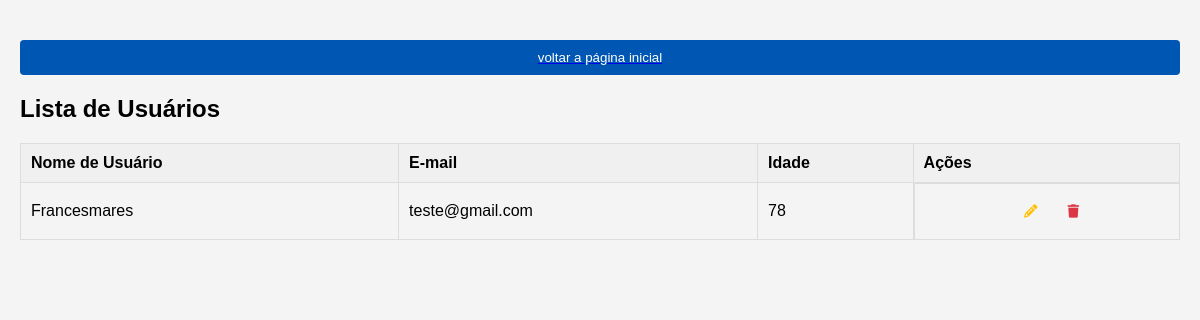
Page /USUARIOS/ on the earlier database version.
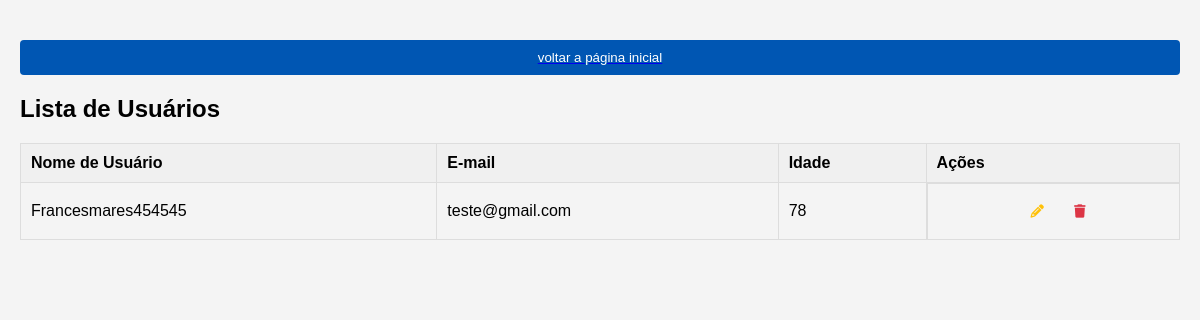
Same page on the later database version.
### CRUDapp/models.py (models this page shows, shortened)
class Usuario(models.Model):
    username = models.CharField(max_length = 255)
    email = models.EmailField(max_length = 255)
    senha = models.CharField(max_length = 255)
    idade = models.IntegerField()

### CRUDapp/views.py (the view)
# urls.py: path('USUARIOS/',views.viewusers,name='users'),
def viewusers(request):
    usuario = Usuario.objects.all()
    return render(request,'users.html',{'contexto':usuario})

### CRUDapp/templates/users.html (shortened to what this page needs)
<!DOCTYPE html>
<html lang="pt-br">
<head>
    <link rel="stylesheet" href="https://cdnjs.cloudflare.com/ajax/libs/font-awesome/6.1.1/css/all.min.css">
</head>
<body>
    <a href="{% url 'home' %}"><button>voltar a página inicial</button></a>
    <h2>Lista de Usuários</h2>
    <table>
        <thead>
            <tr>
                <th>Nome de Usuário</th>
                <th>E-mail</th>
                <th>Idade</th>
                <th>Ações</th>
            </tr>
        </thead>
        <tbody>
            {% for users in contexto %}
            <tr>
                <td>{{ users.username }}</td>
                <td>{{ users.email }}</td>
                <td>{{ users.idade }}</td>
                <td class="action-buttons">
                    <form action="{% url 'editusers' users.id %}">
                        <button class="edit-btn" title="Editar">
                            <i class="fas fa-pencil-alt"></i>
                        </button>
                    </form>
                    <form action="{% url 'delete' users.id %}">
                        <button class="delete-btn" title="Excluir">
                            <i class="fas fa-trash"></i>
                        </button>
                    </form>
                </td>
            </tr>
            {% endfor %}
        </tbody>
    </table>
</body>
</html>

### CRUDapp/templates/users.html (style rules this page uses)
body { font-family: Arial, sans-serif; background-color: #f4f4f4; margin: 0; padding: 20px; }
button { display: block; width: 100%; padding: 10px; margin-top: 20px; background-color: #0056b3; color: white; border: none; border-radius: 4px; cursor: pointer; }
table { width: 100%; border-collapse: collapse; }
th, td { padding: 10px; border: 1px solid #ddd; text-align: left; }
th { background-color: #f0f0f0; }
.action-buttons { display: flex; justify-content: center; }
.action-buttons button { cursor: pointer; border: none; background-color: transparent; margin: 0 5px; }
.edit-btn { color: #ffc107; }
.delete-btn { color: #dc3545; }

Differences in the rows shown:
changed Usuario "teste@gmail.com": username "Francesmares" → "Francesmares454545"
